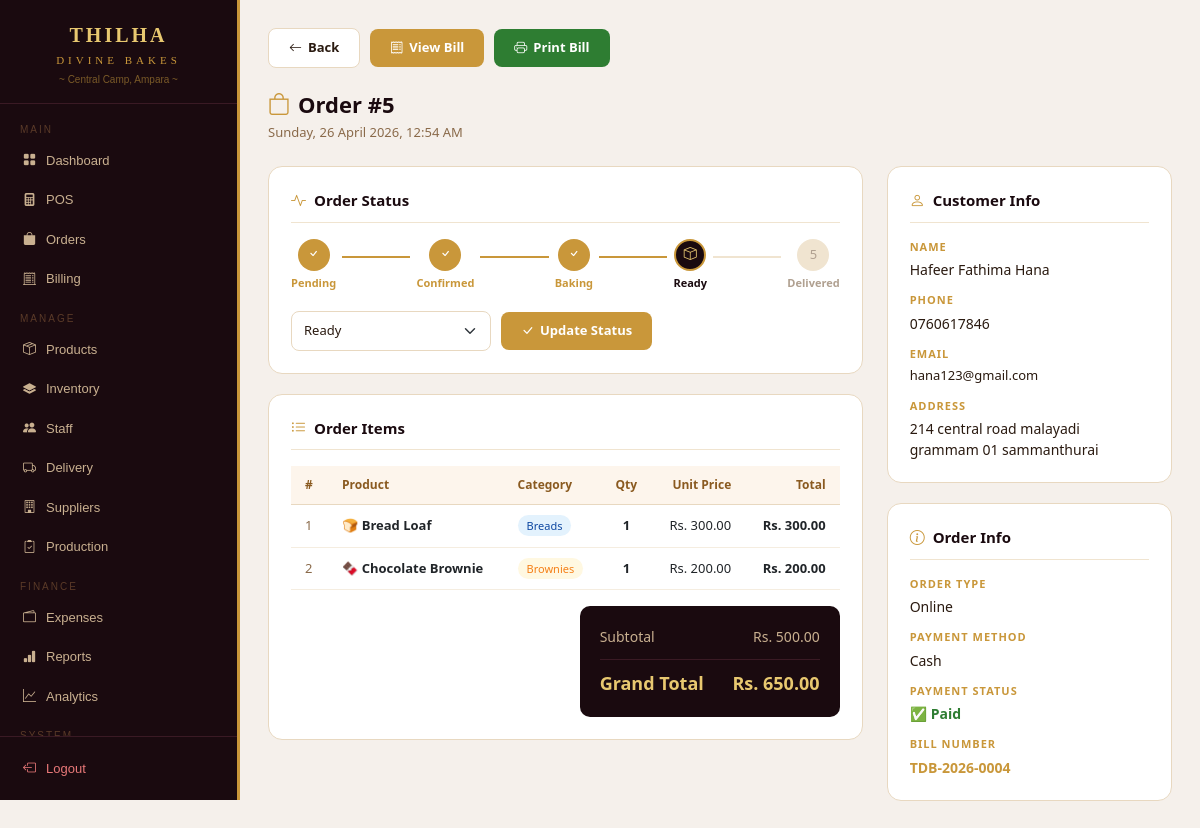
/admin/order_view.php?id=5 (signed in), run on the app's committed database.
### tables this page shows
CREATE TABLE `orders` (
  `order_id` int(11) NOT NULL,
  `user_id` int(11) DEFAULT NULL,
  `total_amount` decimal(10,2) DEFAULT NULL,
  `status` enum('pending','confirmed','baking','ready','delivered') DEFAULT 'pending',
  `order_type` enum('online','walkin','phone','whatsapp') DEFAULT 'online',
  `payment_method` enum('cash','card','online') DEFAULT 'cash',
  `payment_status` enum('unpaid','paid') DEFAULT 'unpaid',
  `notes` text DEFAULT NULL,
  `created_at` timestamp NOT NULL DEFAULT current_timestamp()
);

CREATE TABLE `order_items` (
  `item_id` int(11) NOT NULL,
  `order_id` int(11) DEFAULT NULL,
  `product_id` int(11) DEFAULT NULL,
  `quantity` int(11) NOT NULL,
  `unit_price` decimal(10,2) NOT NULL
);

CREATE TABLE `products` (
  `product_id` int(11) NOT NULL,
  `name` varchar(100) NOT NULL,
  `category` varchar(50) DEFAULT NULL,
  `price` decimal(10,2) NOT NULL,
  `description` text DEFAULT NULL,
  `image` varchar(255) DEFAULT NULL,
  `stock_status` enum('available','out_of_stock') DEFAULT 'available',
  `created_at` timestamp NOT NULL DEFAULT current_timestamp(),
  `barcode` varchar(20) DEFAULT NULL
);

CREATE TABLE `users` (
  `user_id` int(11) NOT NULL,
  `name` varchar(100) NOT NULL,
  `email` varchar(100) NOT NULL,
  `password` varchar(255) NOT NULL,
  `phone` varchar(15) DEFAULT NULL,
  `address` text DEFAULT NULL,
  `role` enum('admin','customer','staff') DEFAULT 'customer',
  `loyalty_points` int(11) DEFAULT 0,
  `birthday` date DEFAULT NULL,
  `created_at` timestamp NOT NULL DEFAULT current_timestamp(),
  `profile_photo` varchar(255) DEFAULT NULL
);

CREATE TABLE `bills` (
  `bill_id` int(11) NOT NULL,
  `order_id` int(11) DEFAULT NULL,
  `bill_number` varchar(20) DEFAULT NULL,
  `subtotal` decimal(10,2) DEFAULT NULL,
  `discount` decimal(10,2) DEFAULT 0.00,
  `tax` decimal(10,2) DEFAULT 0.00,
  `total` decimal(10,2) DEFAULT NULL,
  `issued_at` timestamp NOT NULL DEFAULT current_timestamp()
);

### admin/order_view.php (the view, shortened to what this page needs)
<?php
require_once '../includes/db.php';
$order_id = (int)$_GET['id'];
$order = mysqli_fetch_assoc(mysqli_query($conn,
    "SELECT o.*, u.name as customer, u.phone, u.email, u.address
     FROM orders o LEFT JOIN users u ON o.user_id=u.user_id
     WHERE o.order_id=$order_id"));
$items = mysqli_query($conn,
    "SELECT oi.*, p.name as product_name, p.category
     FROM order_items oi JOIN products p ON oi.product_id=p.product_id
     WHERE oi.order_id=$order_id");
$bill = mysqli_fetch_assoc(mysqli_query($conn,
    "SELECT * FROM bills WHERE order_id=$order_id"));
?>
<!DOCTYPE html>
<html lang="en">
<head>
<link href="https://cdn.jsdelivr.net/npm/bootstrap@5.3.0/dist/css/bootstrap.min.css" rel="stylesheet">
<link href="https://cdn.jsdelivr.net/npm/bootstrap-icons@1.10.5/font/bootstrap-icons.css" rel="stylesheet">
</head>
<body>
<?php include '../includes/sidebar.php'; ?>
<div class="main">
  <div style="display:flex;align-items:center;gap:10px;margin-bottom:20px;flex-wrap:wrap;">
    <a href="orders.php" class="btn-back"><i class="bi bi-arrow-left"></i> Back</a>
    <?php if ($bill): ?>
      <a href="bill_print.php?id=<?= $bill['bill_id'] ?>" class="btn-gold"><i class="bi bi-receipt"></i> View Bill</a>
      <a href="bill_print.php?id=<?= $bill['bill_id'] ?>&print=1" class="btn-green" target="_blank"><i class="bi bi-printer"></i> Print Bill</a>
    <?php else: ?>
      <button onclick="document.getElementById('billModal').style.display='flex'" class="btn-gold">
        <i class="bi bi-receipt-cutoff"></i> Generate Bill
      </button>
    <?php endif; ?>
  </div>
  <div class="page-title"><i class="bi bi-bag me-2" style="color:#c9973a;"></i>Order #<?= $order_id ?></div>
  <div class="page-sub"><?= date('l, d F Y, h:i A', strtotime($order['created_at'])) ?></div>
  <div class="row g-4">
    <div class="col-md-8">
      <div class="card-box">
        <div class="card-title"><i class="bi bi-activity me-2" style="color:#c9973a;"></i>Order Status</div>
        <?php
        $statuses = ['pending','confirmed','baking','ready','delivered'];
        $icons    = ['bi-clock','bi-check','bi-fire','bi-box','bi-check-all'];
        $curr_idx = array_search($order['status'], $statuses);
        ?>
        <div class="status-steps" style="margin-bottom:20px;">
          <?php foreach ($statuses as $idx => $st):
            $state = $idx < $curr_idx ? 'done' : ($idx == $curr_idx ? 'active' : 'todo');
          ?>
          <div class="status-step">
            <div class="status-dot <?= $state ?>">
              <?php if ($state==='done'): ?><i class="bi bi-check"></i>
              <?php elseif ($state==='active'): ?><i class="bi <?= $icons[$idx] ?>"></i>
              <?php else: ?><?= $idx+1 ?>
              <?php endif; ?>
            </div>
            <span class="status-label <?= $state ?>"><?= ucfirst($st) ?></span>
          </div>
          <?php if ($idx < count($statuses)-1): ?>
          <div class="status-line <?= $idx < $curr_idx ? 'done' : '' ?>"></div>
          <?php endif; ?>
          <?php endforeach; ?>
        </div>
        <form method="POST" style="display:flex;align-items:center;gap:10px;flex-wrap:wrap;">
          <select name="status" class="form-select" style="width:200px;">
            <?php foreach ($statuses as $st): ?>
            <option value="<?= $st ?>" <?= $order['status']===$st?'selected':'' ?>><?= ucfirst($st) ?></option>
            <?php endforeach; ?>
          </select>
          <button type="submit" class="btn-gold"><i class="bi bi-check-lg"></i> Update Status</button>
        </form>
      </div>
      <div class="card-box">
        <div class="card-title"><i class="bi bi-list-ul me-2" style="color:#c9973a;"></i>Order Items</div>
        <div class="table-responsive">
          <table class="table table-hover">
            <thead>
              <tr><th>#</th><th>Product</th><th>Category</th><th style="text-align:center;">Qty</th><th style="text-align:right;">Unit Price</th><th style="text-align:right;">Total</th></tr>
            </thead>
            <tbody>
              <?php
              $i = 1; $grand = 0;
              $icons_cat = ['cakes'=>'🎂','brownies'=>'🍫','cupcakes'=>'🧁','pastries'=>'🥐','breads'=>'🍞'];
              while ($item = mysqli_fetch_assoc($items)):
                $line = $item['quantity'] * $item['unit_price'];
                $grand += $line;
              ?>
              <tr>
                <td style="color:#8a6a4a;"><?= $i++ ?></td>
                <td><?= $icons_cat[$item['category']] ?? '🍰' ?> <strong><?= htmlspecialchars($item['product_name']) ?></strong></td>
                <td><span class="cat-badge cat-<?= $item['category'] ?>"><?= ucfirst($item['category']) ?></span></td>
                <td style="text-align:center;font-weight:600;"><?= $item['quantity'] ?></td>
                <td style="text-align:right;">Rs. <?= number_format($item['unit_price'],2) ?></td>
                <td style="text-align:right;"><strong>Rs. <?= number_format($line,2) ?></strong></td>
              </tr>
              <?php endwhile; ?>
            </tbody>
          </table>
        </div>
        <div style="display:flex;justify-content:flex-end;margin-top:16px;">
          <div class="total-box" style="min-width:260px;">
            <div class="total-row"><span>Subtotal</span><span>Rs. <?= number_format($grand,2) ?></span></div>
            <div class="total-row grand"><span>Grand Total</span><span>Rs. <?= number_format($order['total_amount'],2) ?></span></div>
          </div>
        </div>
      </div>
    </div>
    <div class="col-md-4">
      <div class="card-box">
        <div class="card-title"><i class="bi bi-person me-2" style="color:#c9973a;"></i>Customer Info</div>
        <div style="display:flex;flex-direction:column;gap:12px;">
          <div class="info-item"><div class="lbl">Name</div><div class="val"><?= htmlspecialchars($order['customer'] ?? 'Walk-in Customer') ?></div></div>
          <?php if ($order['phone']): ?><div class="info-item"><div class="lbl">Phone</div><div class="val"><?= $order['phone'] ?></div></div><?php endif; ?>
          <?php if ($order['email']): ?><div class="info-item"><div class="lbl">Email</div><div class="val" style="font-size:13px;"><?= $order['email'] ?></div></div><?php endif; ?>
          <?php if ($order['address']): ?><div class="info-item"><div class="lbl">Address</div><div class="val"><?= htmlspecialchars($order['address']) ?></div></div><?php endif; ?>
        </div>
      </div>
      <div class="card-box">
        <div class="card-title"><i class="bi bi-info-circle me-2" style="color:#c9973a;"></i>Order Info</div>
        <div style="display:flex;flex-direction:column;gap:12px;">
          <div class="info-item"><div class="lbl">Order Type</div><div class="val"><?= ucfirst($order['order_type']) ?></div></div>
          <div class="info-item"><div class="lbl">Payment Method</div><div class="val"><?= ucfirst($order['payment_method']) ?></div></div>
          <div class="info-item">
            <div class="lbl">Payment Status</div>
            <div class="val">
              <?php if ($order['payment_status']==='paid'): ?>
                <span style="color:#2e7d32;font-weight:600;">✅ Paid</span>
              <?php else: ?>
                <span style="color:#e65c00;font-weight:600;">⏳ Unpaid</span>
              <?php endif; ?>
            </div>
          </div>
          <?php if ($bill): ?>
          <div class="info-item"><div class="lbl">Bill Number</div><div class="val" style="color:#c9973a;font-weight:700;"><?= $bill['bill_number'] ?></div></div>
          <?php endif; ?>
        </div>
      </div>
    </div>
  </div>
</div>
</body>
</html>

### admin/order_view.php (style rules this page uses)
* { box-sizing:border-box; }
body { background:#f5f0eb;font-family:'Segoe UI',sans-serif;color:#2a1a10;margin:0; }
.page-title { font-size:22px;font-weight:700;color:#1a0a0f;margin-bottom:2px; }
.page-sub { font-size:13px;color:#8a6a4a;margin-bottom:24px; }
.card-box { background:#fff;border:1px solid #e8d8c0;border-radius:14px;padding:22px;margin-bottom:20px; }
.card-title { font-size:15px;font-weight:600;color:#1a0a0f;margin-bottom:16px;padding-bottom:10px;border-bottom:1px solid #f0e4d0; }
.info-item .lbl { font-size:11px;color:#c9973a;font-weight:700;letter-spacing:1px;text-transform:uppercase;margin-bottom:4px; }
.info-item .val { font-size:14px;color:#2a1a10;font-weight:500; }
.status-steps { display:flex;align-items:center;margin-bottom:20px;overflow-x:auto; }
.status-step { display:flex;flex-direction:column;align-items:center;gap:4px;flex-shrink:0; }
.status-dot { width:32px;height:32px;border-radius:50%;display:flex;align-items:center;justify-content:center;font-size:13px; }
.status-dot.done { background:#c9973a;color:#fff; }
.status-dot.active { background:#1a0a0f;color:#e8c870;border:2px solid #c9973a; }
.status-dot.todo { background:#f0e4d0;color:#b0a090; }
.status-label { font-size:11px;font-weight:600;white-space:nowrap; }
.status-label.done { color:#c9973a; }
.status-label.active { color:#1a0a0f; }
.status-label.todo { color:#b0a090; }
.status-line { flex:1;height:2px;background:#f0e4d0;margin:0 6px;margin-bottom:16px;min-width:24px; }
.status-line.done { background:#c9973a; }
.table { color:#2a1a10;margin-bottom:0; }
.table thead th { background:#fdf5ec;color:#8a5a20;font-size:12px;font-weight:600;border-color:#e8d8c0;padding:10px 14px; }
.table tbody td { border-color:#f5ede0;font-size:13px;padding:11px 14px;vertical-align:middle; }
.total-box { background:#1a0a0f;border-radius:10px;padding:16px 20px; }
.total-row { display:flex;justify-content:space-between;font-size:14px;padding:4px 0;color:#c9b090; }
.total-row.grand { font-size:18px;font-weight:700;color:#e8c870;border-top:1px solid #3a1a24;margin-top:8px;padding-top:10px; }
.btn-gold { background:#c9973a;border:none;border-radius:8px;color:#fff;font-weight:600;padding:9px 20px;font-size:13px;cursor:pointer;text-decoration:none;display:inline-flex;align-items:center;gap:6px; }
.btn-back { background:#fff;border:1px solid #e8d8c0;border-radius:8px;color:#2a1a10;font-weight:600;padding:9px 20px;font-size:13px;text-decoration:none;display:inline-flex;align-items:center;gap:6px; }
.btn-green { background:#2e7d32;border:none;border-radius:8px;color:#fff;font-weight:600;padding:9px 20px;font-size:13px;cursor:pointer;text-decoration:none;display:inline-flex;align-items:center;gap:6px; }
.form-select { border:1px solid #e8d8c0;border-radius:8px;font-size:13px;color:#2a1a10;padding:9px 12px; }
.cat-badge { font-size:11px;padding:3px 9px;border-radius:99px;font-weight:500; }
.cat-brownies { background:#fff8e1;color:#f57f17; }
.cat-breads { background:#e3f2fd;color:#0d47a1; }

### includes/sidebar.php (style rules this page uses)
.main { margin-left:240px;padding:28px; }

### data on the page
orders: created_at "Sunday, 26 April 2026, 12:54 AM", status "Ready", total_amount "650.00", user.name "Hafeer Fathima Hana", user.phone "0760617846", user.email "hana123@gmail.com", user.address "214 central road malayadi grammam 01 sammanthurai", order_type "Online", payment_method "Cash"
order_items: product.category "🍞", product.name "Bread Loaf", product.category "Breads", quantity "1", unit_price "300.00"
order_items: product.category "🍫", product.name "Chocolate Brownie", product.category "Brownies", quantity "1", unit_price "200.00"
bills: bill_number "TDB-2026-0004"

### other printed values
$order_id "5"
$st "Pending"
$st "Confirmed"
$st "Baking"
$st "Ready"
$st "Delivered"
$grand "500.00"
